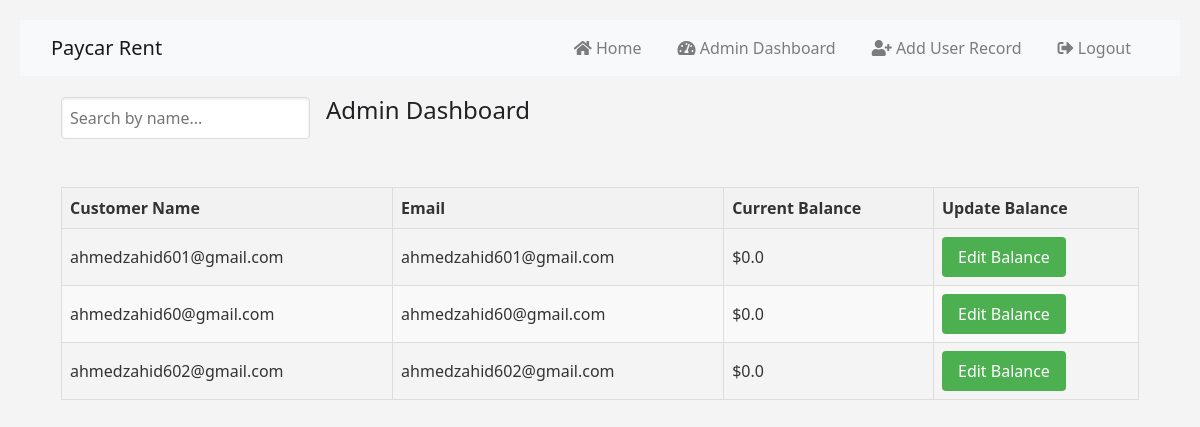
The page /admin/dashboard (signed in) on the database as committed earlier.
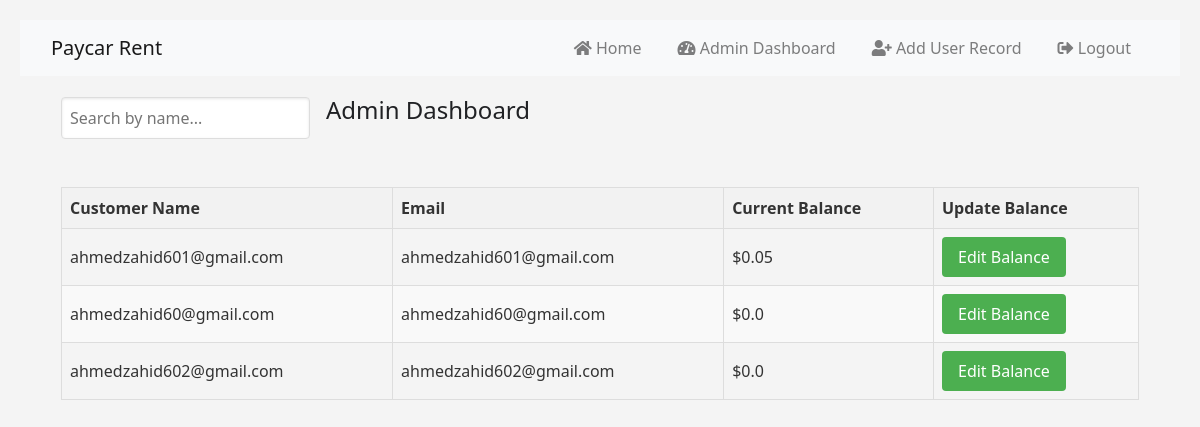
The same page on the database as committed later.
### app.py (models this page shows)
class Customer(db.Model):
    id = db.Column(db.Integer, primary_key=True)
    name = db.Column(db.String(100), nullable=False)
    email = db.Column(db.String(100), unique=True, nullable=False)
    opening_balance = db.Column(db.Float, default=0)
    current_balance = db.Column(db.Float, default=0)
    daily_rate = db.Column(db.Float, default=0)  # Daily increment to the balance
    transactions = db.relationship('Transaction', backref='customer', lazy=True)

### app.py (the view)
@app.route('/admin/dashboard')
@login_required
def admin_dashboard():
    customers = Customer.query.all()
    return render_template('admin_dashboard.html', customers=customers)

### app.py (called while the page is built)
@login_manager.user_loader
def load_user(user_id):
    return db.session.get(User, int(user_id))

### templates/admin_dashboard.html (shortened to what this page needs)
{% extends "base.html" %}
{% block content %}
<div class="search-container">
    <input type="text" id="searchInput" placeholder="Search by name..." onkeyup="searchTable()">
</div>
<h1>Admin Dashboard</h1>
<table id="customersTable">
    <thead>
        <tr>
            <th>Customer Name</th>
            <th>Email</th>
            <th>Current Balance</th>
            <th>Update Balance</th>
        </tr>
    </thead>
    <tbody>
        {% for customer in customers %}
        <tr class="customer-row" data-customer-id="{{ customer.id }}">
            <td data-label="Customer Name">{{ customer.name }}</td>
            <td data-label="Customer Email">{{ customer.email }}</td>
            <td data-label="Customer Balance">${{ customer.current_balance }}</td>
            <td>
                <button class="edit-btn">Edit Balance</button>
            </td>
        </tr>
        {% endfor %}
    </tbody>
</table>
{% endblock %}

### templates/base.html (shortened to what this page needs)
<!DOCTYPE html>
<html lang="en">
<head>
    <link rel="stylesheet" href="https://stackpath.bootstrapcdn.com/bootstrap/4.5.2/css/bootstrap.min.css">
    <link rel="stylesheet" href="https://cdnjs.cloudflare.com/ajax/libs/font-awesome/5.15.1/css/all.min.css">
    <link rel="stylesheet" type="text/css" href="{{ url_for('static', filename='styles.css') }}">
</head>
<body>
    <header>
        <nav class="navbar navbar-expand-lg navbar-light bg-light">
            <div class="container">
                <a class="navbar-brand" href="{{ url_for('index') }}">Paycar Rent</a>
                <div class="collapse navbar-collapse" id="navbarNav">
                    <ul class="navbar-nav ml-auto">
                        <li class="nav-item">
                            <a class="nav-link" href="{{ url_for('index') }}"><i class="fas fa-home"></i> Home</a>
                        </li>
                        {% if current_user.is_authenticated %}
                            {% if current_user.is_admin %}
                                <li class="nav-item">
                                    <a class="nav-link" href="{{ url_for('admin_dashboard') }}"><i class="fas fa-tachometer-alt"></i> Admin Dashboard</a>
                                </li>
                                <li class="nav-item">
                                    <a class="nav-link" href="{{ url_for('add_customer') }}"><i class="fas fa-user-plus"></i> Add User Record</a>
                                </li>
                            {% endif %}
                            <li class="nav-item">
                                <a class="nav-link" href="{{ url_for('logout') }}"><i class="fas fa-sign-out-alt"></i> Logout</a>
                            </li>
                        {% endif %}
                    </ul>
                </div>
            </div>
        </nav>
    </header>
    <main role="main" class="container">
        {% block content %}{% endblock %}
    </main>
</body>
</html>

### static/styles.css (style rules this page uses)
body { font-family: 'Segoe UI', Tahoma, Geneva, Verdana, sans-serif; margin: 0; padding: 20px; background-color: #f4f4f4; color: #333; }
h1 { font-size: 24px; }
.search-container input[type="text"] { width: 100%; padding: 10px; margin-bottom: 20px; border: 1px solid #ccc; border-radius: 4px; }
table { width: 100%; border-collapse: collapse; }
th, td { text-align: left; padding: 12px; border-bottom: 1px solid #ddd; }
th { background-color: #f2f2f2; }
tr:nth-child(even) { background-color: #f9f9f9; }
button { padding: 8px 12px; background-color: #4CAF50; color: white; border: none; border-radius: 4px; cursor: pointer; }
header nav ul { display: flex; list-style: none; padding: 0; justify-content: center; }
header nav ul li { margin: 0 10px; }
header nav ul li a { text-decoration: none; color: #000; }
.container { display: flex; flex-wrap: wrap; }
input[type="text"], input[type="password"] { width: 100%; padding: 10px; margin: 8px 0; display: inline-block; border: 1px solid #ccc; border-radius: 4px; box-sizing: border-box; }
input[type="text"], input[type="password"], select { width: 100%; padding: 10px; margin: 5px 0 20px 0; display: inline-block; border: 1px solid #ccc; border-radius: 4px; box-sizing: border-box; }

### templates/admin_dashboard.html (style rules this page uses)
.search-container input { width: 100%; padding: 10px; margin-bottom: 20px; border: 1px solid #e0e0e0; border-radius: 8px; box-shadow: inset 0 1px 3px rgba(0,0,0,0.1); }
.search-container { margin: 1rem; }
#searchInput { width: 100%; padding: 0.5rem; margin-bottom: 1rem; border: 1px solid #ddd; border-radius: 0.25rem; }
h1 { color: #202124; text-align: center; margin-top: 20px; margin-bottom: 20px; }
#customersTable { width: 100%; border-collapse: collapse; margin: 1rem; }
#customersTable thead { background-color: #f2f2f2; }
#customersTable th, #customersTable td { text-align: left; padding: 0.5rem; border: 1px solid #ddd; word-wrap: break-word; overflow-wrap: break-word; }
#customersTable tr:nth-child(even) { background-color: #f9f9f9; }
.edit-btn { padding: 0.5rem 1rem; background-color: #4CAF50; color: white; border: none; border-radius: 0.25rem; cursor: pointer; }

Rows that differ between the two databases and show on the page:
changed Customer "ahmedzahid601@gmail.com": current_balance "0.0" → "0.05"
